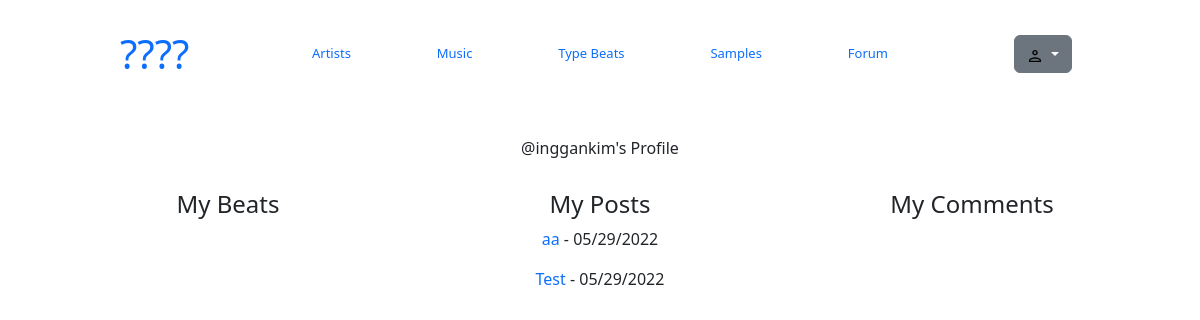
The app's page /ercf/view_user/7/ with its own data.
### ercf/models.py (models this page shows, shortened)
class Post(models.Model):
    title = models.CharField(max_length=100)
    topic = models.ForeignKey(Topic, on_delete=models.SET_NULL, null=True)
    author = models.ForeignKey(User, on_delete=models.CASCADE)
    content = models.TextField(max_length=10000)
    date_posted = models.DateTimeField(auto_now_add=True)
    date_updated = models.DateTimeField(auto_now=True)
    author_identity = models.TextField()

### ercf/views.py (the view)
# urls.py: path('view_user/<str:pk>/', views.viewUser, name='view_user'),
def viewUser(request,pk):
    user = User.objects.get(id=pk)
    posts = user.post_set.all().order_by("-id")
    reviews = user.review_set.all().order_by("-id")
    context = {'user': user, 'posts': posts, 'reviews': reviews, 'posts_count': posts.count(), 'comments_count': reviews.count()}
    return render(request, 'ercf/view_user.html', context)

### ercf/templates/ercf/view_user.html (shortened to what this page needs)
{% extends "ercf/layout.html" %}
{% load static %}
{% block body %}
<div class="container">
    @{{user.username}}'s Profile
    <div class="profile-content">
        <div>
            <h4>My Beats</h4>
        </div>
        <div>
            <h4>My Posts</h4>
            {% if posts_count == 0 %}
                <a href="{% url 'ercf:posts' %}">Write some posts?</a>
            {% else %}
                {% for post in posts %}
                <p><a href="{% url "ercf:post" post.id %}">{{ post.title }}</a> - {{ post.date_posted|date:'m/d/20y'}}</p>
                {% endfor %}
            {% endif %}
        </div>
        <div>
            <h4>My Comments</h4>
        </div>
    </div>
</div>
{% endblock %}

### ercf/templates/ercf/navbar.html (style rules this page uses)
a { text-decoration: none; }

### ercf/templates/ercf/view_user.html (style rules this page uses)
.container { margin-top: -70px; text-align: center; }
.profile-content { margin-top: 30px; display:grid; grid-template-columns: 1fr 1fr 1fr; }

### records on screen
Post: title "aa", date_posted "05/29/2022"
Post: title "Test", date_posted "05/29/2022"

### other values on screen
{{ user.username }} "inggankim"
